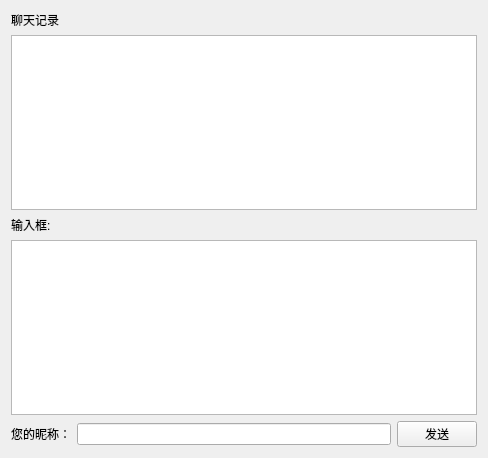
<?xml version="1.0" encoding="UTF-8"?>
<ui version="4.0">
 <class>ClientWidget</class>
 <widget class="QWidget" name="ClientWidget">
  <property name="geometry">
   <rect>
    <x>0</x>
    <y>0</y>
    <width>488</width>
    <height>458</height>
   </rect>
  </property>
  <property name="windowTitle">
   <string>Form</string>
  </property>
  <layout class="QGridLayout" name="gridLayout">
   <item row="0" column="0">
    <widget class="QLabel" name="label_2">
     <property name="text">
      <string>聊天记录</string>
     </property>
    </widget>
   </item>
   <item row="1" column="0" colspan="3">
    <widget class="QTextEdit" name="textEditReader"/>
   </item>
   <item row="2" column="0">
    <widget class="QLabel" name="label_3">
     <property name="text">
      <string>输入框:</string>
     </property>
    </widget>
   </item>
   <item row="3" column="0" colspan="3">
    <widget class="QTextEdit" name="textEditWriter"/>
   </item>
   <item row="4" column="0">
    <widget class="QLabel" name="label">
     <property name="text">
      <string>您的昵称：</string>
     </property>
    </widget>
   </item>
   <item row="4" column="1">
    <widget class="QLineEdit" name="lineEdit"/>
   </item>
   <item row="4" column="2">
    <widget class="QPushButton" name="sendButton">
     <property name="text">
      <string>发送</string>
     </property>
    </widget>
   </item>
  </layout>
 </widget>
 <resources/>
 <connections/>
</ui>
